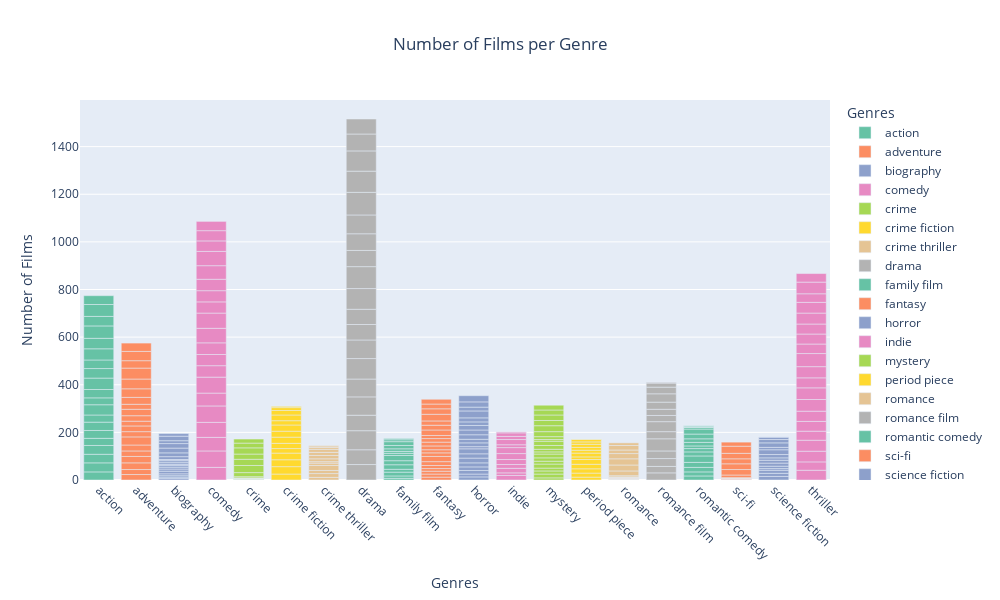

Notebook code cell kept with this figure:
### Code cell
fig1.update_layout(
    xaxis=dict(title="Genres", tickangle=45),
    yaxis=dict(title="Number of Films"),
    legend_title_text="Genres",
    title_x=0.5,
    height=600,
    width=1000
)

### Figure 1 — Plotly figure (JSON) as saved in the notebook; plotly's stock layout.template omitted (floating-point values rounded to 4 significant figures)
{"data": [{"alignmentgroup": "True", "hovertemplate": "Genres=%{x}<br>Number of Films=%{y}<extra></extra>", "legendgroup": "action", "marker": {"color": "rgb(102,194,165)", "pattern": {"shape": ""}}, "name": "action", "offsetgroup": "action", "orientation": "v", "showlegend": true, "textposition": "auto", "type": "bar", "x": ["action", "action", "action", "action", "action", "action", "action", "action", "action", "action", "action", "action", "action", "action", "action", "action", "action", "action", "action", "action"], "xaxis": "x", "y": [34, 38, 36, 37, 30, 33, 35, 30, 43, 29, 35, 48, 40, 36, 47, 44, 52, 40, 50, 37], "yaxis": "y"}, {"alignmentgroup": "True", "hovertemplate": "Genres=%{x}<br>Number of Films=%{y}<extra></extra>", "legendgroup": "adventure", "marker": {"color": "rgb(252,141,98)", "pattern": {"shape": ""}}, "name": "adventure", "offsetgroup": "adventure", "orientation": "v", "showlegend": true, "textposition": "auto", "type": "bar", "x": ["adventure", "adventure", "adventure", "adventure", "adventure", "adventure", "adventure", "adventure", "adventure", "adventure", "adventure", "adventure", "adventure", "adventure", "adventure", "adventure", "adventure", "adventure", "adventure", "adventure"], "xaxis": "x", "y": [23, 21, 28, 27, 23, 25, 34, 22, 24, 20, 23, 27, 21, 29, 36, 41, 46, 31, 39, 35], "yaxis": "y"}, {"alignmentgroup": "True", "hovertemplate": "Genres=%{x}<br>Number of Films=%{y}<extra></extra>", "legendgroup": "biography", "marker": {"color": "rgb(141,160,203)", "pattern": {"shape": ""}}, "name": "biography", "offsetgroup": "biography", "orientation": "v", "showlegend": true, "textposition": "auto", "type": "bar", "x": ["biography", "biography", "biography", "biography", "biography", "biography", "biography", "biography", "biography", "biography", "biography", "biography", "biography", "biography", "biography", "biography", "biography", "biography", "biography", "biography"], "xaxis": "x", "y": [6, 6, 6, 8, 11, 9, 8, 8, 4, 7, 8, 4, 1, 12, 16, 20, 19, 12, 19, 11], "yaxis": "y"}, {"alignmentgroup": "True", "hovertemplate": "Genres=%{x}<br>Number of Films=%{y}<extra></extra>", "legendgroup": "comedy", "marker": {"color": "rgb(231,138,195)", "pattern": {"shape": ""}}, "name": "comedy", "offsetgroup": "comedy", "orientation": "v", "showlegend": true, "textposition": "auto", "type": "bar", "x": ["comedy", "comedy", "comedy", "comedy", "comedy", "comedy", "comedy", "comedy", "comedy", "comedy", "comedy", "comedy", "comedy", "comedy", "comedy", "comedy", "comedy", "comedy", "comedy", "comedy"], "xaxis": "x", "y": [53, 69, 57, 63, 69, 54, 67, 48, 47, 49, 61, 64, 47, 47, 48, 57, 60, 44, 43, 39], "yaxis": "y"}, {"alignmentgroup": "True", "hovertemplate": "Genres=%{x}<br>Number of Films=%{y}<extra></extra>", "legendgroup": "crime", "marker": {"color": "rgb(166,216,84)", "pattern": {"shape": ""}}, "name": "crime", "offsetgroup": "crime", "orientation": "v", "showlegend": true, "textposition": "auto", "type": "bar", "x": ["crime", "crime", "crime", "crime", "crime", "crime", "crime", "crime", "crime", "crime", "crime", "crime", "crime", "crime", "crime"], "xaxis": "x", "y": [3, 1, 1, 1, 1, 1, 1, 5, 17, 30, 26, 22, 26, 20, 17], "yaxis": "y"}, {"alignmentgroup": "True", "hovertemplate": "Genres=%{x}<br>Number of Films=%{y}<extra></extra>", "legendgroup": "crime fiction", "marker": {"color": "rgb(255,217,47)", "pattern": {"shape": ""}}, "name": "crime fiction", "offsetgroup": "crime fiction", "orientation": "v", "showlegend": true, "textposition": "auto", "type": "bar", "x": ["crime fiction", "crime fiction", "crime fiction", "crime fiction", "crime fiction", "crime fiction", "crime fiction", "crime fiction", "crime fiction", "crime fiction", "crime fiction", "crime fiction", "crime fiction", "crime fiction"], "xaxis": "x", "y": [25, 31, 29, 28, 19, 22, 26, 25, 26, 18, 24, 19, 12, 5], "yaxis": "y"}, {"alignmentgroup": "True", "hovertemplate": "Genres=%{x}<br>Number of Films=%{y}<extra></extra>", "legendgroup": "crime thriller", "marker": {"color": "rgb(229,196,148)", "pattern": {"shape": ""}}, "name": "crime thriller", "offsetgroup": "crime thriller", "orientation": "v", "showlegend": true, "textposition": "auto", "type": "bar", "x": ["crime thriller", "crime thriller", "crime thriller", "crime thriller", "crime thriller", "crime thriller", "crime thriller", "crime thriller", "crime thriller", "crime thriller", "crime thriller", "crime thriller", "crime thriller"], "xaxis": "x", "y": [11, 16, 13, 21, 10, 6, 12, 14, 13, 13, 8, 6, 2], "yaxis": "y"}, {"alignmentgroup": "True", "hovertemplate": "Genres=%{x}<br>Number of Films=%{y}<extra></extra>", "legendgroup": "drama", "marker": {"color": "rgb(179,179,179)", "pattern": {"shape": ""}}, "name": "drama", "offsetgroup": "drama", "orientation": "v", "showlegend": true, "textposition": "auto", "type": "bar", "x": ["drama", "drama", "drama", "drama", "drama", "drama", "drama", "drama", "drama", "drama", "drama", "drama", "drama", "drama", "drama", "drama", "drama", "drama", "drama", "drama"], "xaxis": "x", "y": [65, 62, 80, 65, 77, 75, 86, 78, 65, 64, 87, 92, 68, 70, 79, 95, 89, 85, 71, 63], "yaxis": "y"}, {"alignmentgroup": "True", "hovertemplate": "Genres=%{x}<br>Number of Films=%{y}<extra></extra>", "legendgroup": "family film", "marker": {"color": "rgb(102,194,165)", "pattern": {"shape": ""}}, "name": "family film", "offsetgroup": "family film", "orientation": "v", "showlegend": true, "textposition": "auto", "type": "bar", "x": ["family film", "family film", "family film", "family film", "family film", "family film", "family film", "family film", "family film", "family film", "family film", "family film", "family film", "family film"], "xaxis": "x", "y": [7, 10, 16, 12, 19, 17, 22, 9, 8, 11, 14, 16, 8, 5], "yaxis": "y"}, {"alignmentgroup": "True", "hovertemplate": "Genres=%{x}<br>Number of Films=%{y}<extra></extra>", "legendgroup": "fantasy", "marker": {"color": "rgb(252,141,98)", "pattern": {"shape": ""}}, "name": "fantasy", "offsetgroup": "fantasy", "orientation": "v", "showlegend": true, "textposition": "auto", "type": "bar", "x": ["fantasy", "fantasy", "fantasy", "fantasy", "fantasy", "fantasy", "fantasy", "fantasy", "fantasy", "fantasy", "fantasy", "fantasy", "fantasy", "fantasy", "fantasy", "fantasy", "fantasy", "fantasy", "fantasy", "fantasy"], "xaxis": "x", "y": [12, 13, 12, 11, 13, 16, 22, 15, 13, 16, 16, 15, 13, 23, 20, 18, 28, 23, 20, 20], "yaxis": "y"}, {"alignmentgroup": "True", "hovertemplate": "Genres=%{x}<br>Number of Films=%{y}<extra></extra>", "legendgroup": "horror", "marker": {"color": "rgb(141,160,203)", "pattern": {"shape": ""}}, "name": "horror", "offsetgroup": "horror", "orientation": "v", "showlegend": true, "textposition": "auto", "type": "bar", "x": ["horror", "horror", "horror", "horror", "horror", "horror", "horror", "horror", "horror", "horror", "horror", "horror", "horror", "horror", "horror", "horror", "horror", "horror", "horror", "horror"], "xaxis": "x", "y": [13, 12, 15, 15, 17, 20, 18, 21, 9, 16, 15, 19, 20, 19, 15, 17, 29, 16, 22, 26], "yaxis": "y"}, {"alignmentgroup": "True", "hovertemplate": "Genres=%{x}<br>Number of Films=%{y}<extra></extra>", "legendgroup": "indie", "marker": {"color": "rgb(231,138,195)", "pattern": {"shape": ""}}, "name": "indie", "offsetgroup": "indie", "orientation": "v", "showlegend": true, "textposition": "auto", "type": "bar", "x": ["indie", "indie", "indie", "indie", "indie", "indie", "indie", "indie", "indie", "indie", "indie", "indie"], "xaxis": "x", "y": [19, 11, 19, 16, 21, 25, 25, 12, 22, 13, 15, 4], "yaxis": "y"}, {"alignmentgroup": "True", "hovertemplate": "Genres=%{x}<br>Number of Films=%{y}<extra></extra>", "legendgroup": "mystery", "marker": {"color": "rgb(166,216,84)", "pattern": {"shape": ""}}, "name": "mystery", "offsetgroup": "mystery", "orientation": "v", "showlegend": true, "textposition": "auto", "type": "bar", "x": ["mystery", "mystery", "mystery", "mystery", "mystery", "mystery", "mystery", "mystery", "mystery", "mystery", "mystery", "mystery", "mystery", "mystery", "mystery", "mystery", "mystery", "mystery", "mystery", "mystery"], "xaxis": "x", "y": [9, 16, 13, 12, 17, 12, 14, 16, 9, 11, 16, 18, 7, 12, 21, 25, 22, 23, 21, 20], "yaxis": "y"}, {"alignmentgroup": "True", "hovertemplate": "Genres=%{x}<br>Number of Films=%{y}<extra></extra>", "legendgroup": "period piece", "marker": {"color": "rgb(255,217,47)", "pattern": {"shape": ""}}, "name": "period piece", "offsetgroup": "period piece", "orientation": "v", "showlegend": true, "textposition": "auto", "type": "bar", "x": ["period piece", "period piece", "period piece", "period piece", "period piece", "period piece", "period piece", "period piece", "period piece", "period piece", "period piece", "period piece", "period piece"], "xaxis": "x", "y": [12, 17, 18, 19, 20, 11, 16, 12, 12, 13, 10, 10, 2], "yaxis": "y"}, {"alignmentgroup": "True", "hovertemplate": "Genres=%{x}<br>Number of Films=%{y}<extra></extra>", "legendgroup": "romance", "marker": {"color": "rgb(229,196,148)", "pattern": {"shape": ""}}, "name": "romance", "offsetgroup": "romance", "orientation": "v", "showlegend": true, "textposition": "auto", "type": "bar", "x": ["romance", "romance", "romance", "romance", "romance", "romance", "romance", "romance", "romance", "romance", "romance", "romance", "romance", "romance", "romance", "romance"], "xaxis": "x", "y": [1, 2, 1, 1, 3, 1, 2, 2, 5, 20, 25, 26, 22, 15, 19, 11], "yaxis": "y"}, {"alignmentgroup": "True", "hovertemplate": "Genres=%{x}<br>Number of Films=%{y}<extra></extra>", "legendgroup": "romance film", "marker": {"color": "rgb(179,179,179)", "pattern": {"shape": ""}}, "name": "romance film", "offsetgroup": "romance film", "orientation": "v", "showlegend": true, "textposition": "auto", "type": "bar", "x": ["romance film", "romance film", "romance film", "romance film", "romance film", "romance film", "romance film", "romance film", "romance film", "romance film", "romance film", "romance film", "romance film", "romance film"], "xaxis": "x", "y": [30, 27, 33, 32, 51, 30, 42, 26, 26, 30, 35, 28, 17, 3], "yaxis": "y"}, {"alignmentgroup": "True", "hovertemplate": "Genres=%{x}<br>Number of Films=%{y}<extra></extra>", "legendgroup": "romantic comedy", "marker": {"color": "rgb(102,194,165)", "pattern": {"shape": ""}}, "name": "romantic comedy", "offsetgroup": "romantic comedy", "orientation": "v", "showlegend": true, "textposition": "auto", "type": "bar", "x": ["romantic comedy", "romantic comedy", "romantic comedy", "romantic comedy", "romantic comedy", "romantic comedy", "romantic comedy", "romantic comedy", "romantic comedy", "romantic comedy", "romantic comedy", "romantic comedy", "romantic comedy", "romantic comedy", "romantic comedy", "romantic comedy", "romantic comedy"], "xaxis": "x", "y": [17, 17, 19, 21, 27, 17, 14, 11, 15, 15, 20, 21, 7, 2, 4, 1, 1], "yaxis": "y"}, {"alignmentgroup": "True", "hovertemplate": "Genres=%{x}<br>Number of Films=%{y}<extra></extra>", "legendgroup": "sci-fi", "marker": {"color": "rgb(252,141,98)", "pattern": {"shape": ""}}, "name": "sci-fi", "offsetgroup": "sci-fi", "orientation": "v", "showlegend": true, "textposition": "auto", "type": "bar", "x": ["sci-fi", "sci-fi", "sci-fi", "sci-fi", "sci-fi", "sci-fi", "sci-fi", "sci-fi", "sci-fi", "sci-fi", "sci-fi", "sci-fi", "sci-fi", "sci-fi"], "xaxis": "x", "y": [1, 2, 2, 1, 1, 1, 2, 11, 23, 24, 21, 23, 30, 17], "yaxis": "y"}, {"alignmentgroup": "True", "hovertemplate": "Genres=%{x}<br>Number of Films=%{y}<extra></extra>", "legendgroup": "science fiction", "marker": {"color": "rgb(141,160,203)", "pattern": {"shape": ""}}, "name": "science fiction", "offsetgroup": "science fiction", "orientation": "v", "showlegend": true, "textposition": "auto", "type": "bar", "x": ["science fiction", "science fiction", "science fiction", "science fiction", "science fiction", "science fiction", "science fiction", "science fiction", "science fiction", "science fiction", "science fiction", "science fiction", "science fiction", "science fiction", "science fiction"], "xaxis": "x", "y": [15, 13, 13, 7, 10, 13, 12, 10, 14, 20, 10, 19, 14, 10, 1], "yaxis": "y"}, {"alignmentgroup": "True", "hovertemplate": "Genres=%{x}<br>Number of Films=%{y}<extra></extra>", "legendgroup": "thriller", "marker": {"color": "rgb(231,138,195)", "pattern": {"shape": ""}}, "name": "thriller", "offsetgroup": "thriller", "orientation": "v", "showlegend": true, "textposition": "auto", "type": "bar", "x": ["thriller", "thriller", "thriller", "thriller", "thriller", "thriller", "thriller", "thriller", "thriller", "thriller", "thriller", "thriller", "thriller", "thriller", "thriller", "thriller", "thriller", "thriller", "thriller", "thriller"], "xaxis": "x", "y": [41, 35, 45, 46, 38, 41, 43, 49, 49, 42, 47, 55, 40, 42, 42, 46, 45, 36, 49, 36], "yaxis": "y"}], "layout": {"barmode": "relative", "height": 600, "legend": {"title": {"text": "Genres"}, "tracegroupgap": 0}, "title": {"text": "Number of Films per Genre", "x": 0.5}, "width": 1000, "xaxis": {"anchor": "y", "categoryarray": ["action", "adventure", "biography", "comedy", "crime", "crime fiction", "crime thriller", "drama", "family film", "fantasy", "horror", "indie", "mystery", "period piece", "romance", "romance film", "romantic comedy", "sci-fi", "science fiction", "thriller"], "categoryorder": "array", "domain": [0, 1], "tickangle": 45, "title": {"text": "Genres"}}, "yaxis": {"anchor": "x", "domain": [0, 1], "title": {"text": "Number of Films"}}}}
